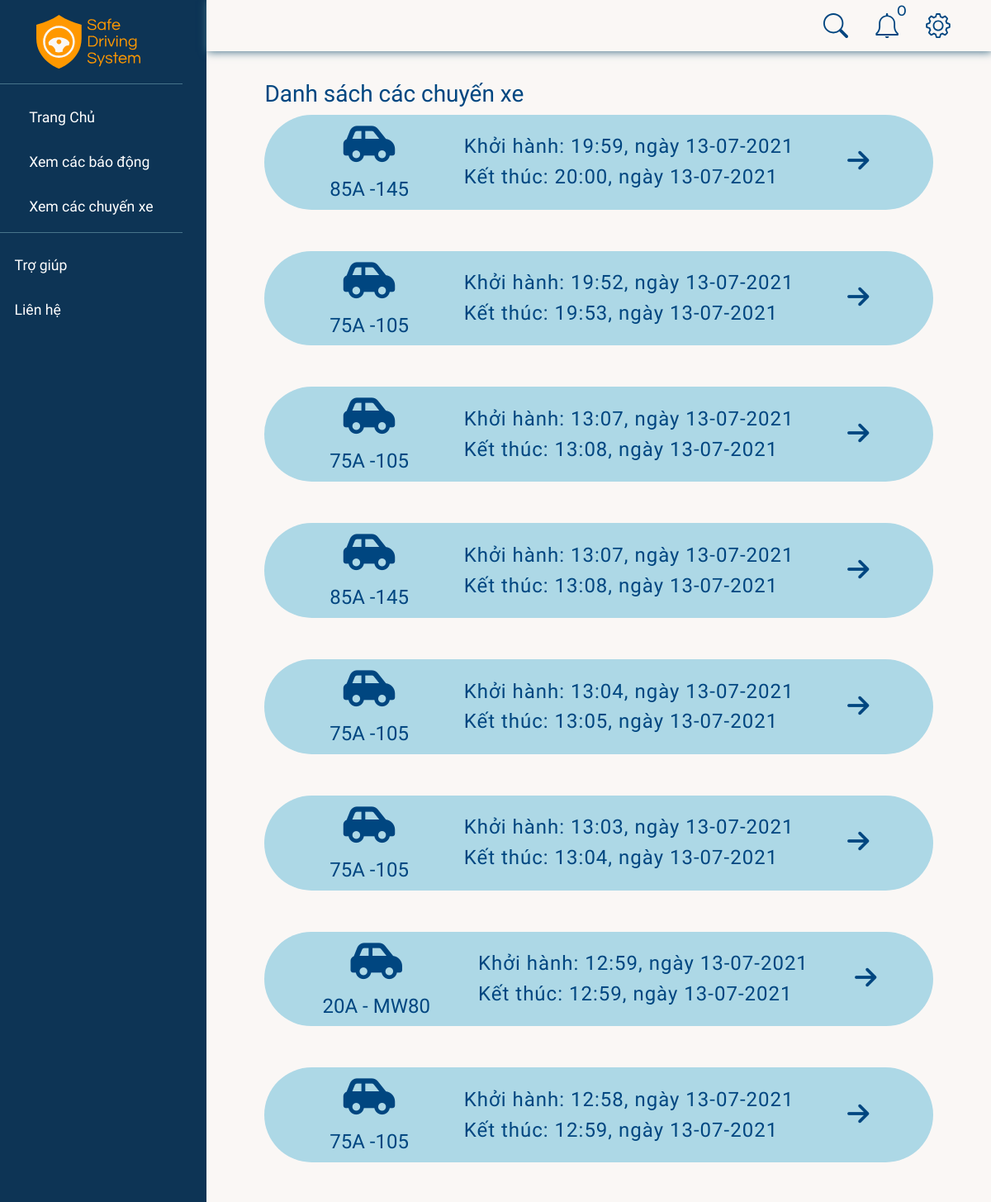
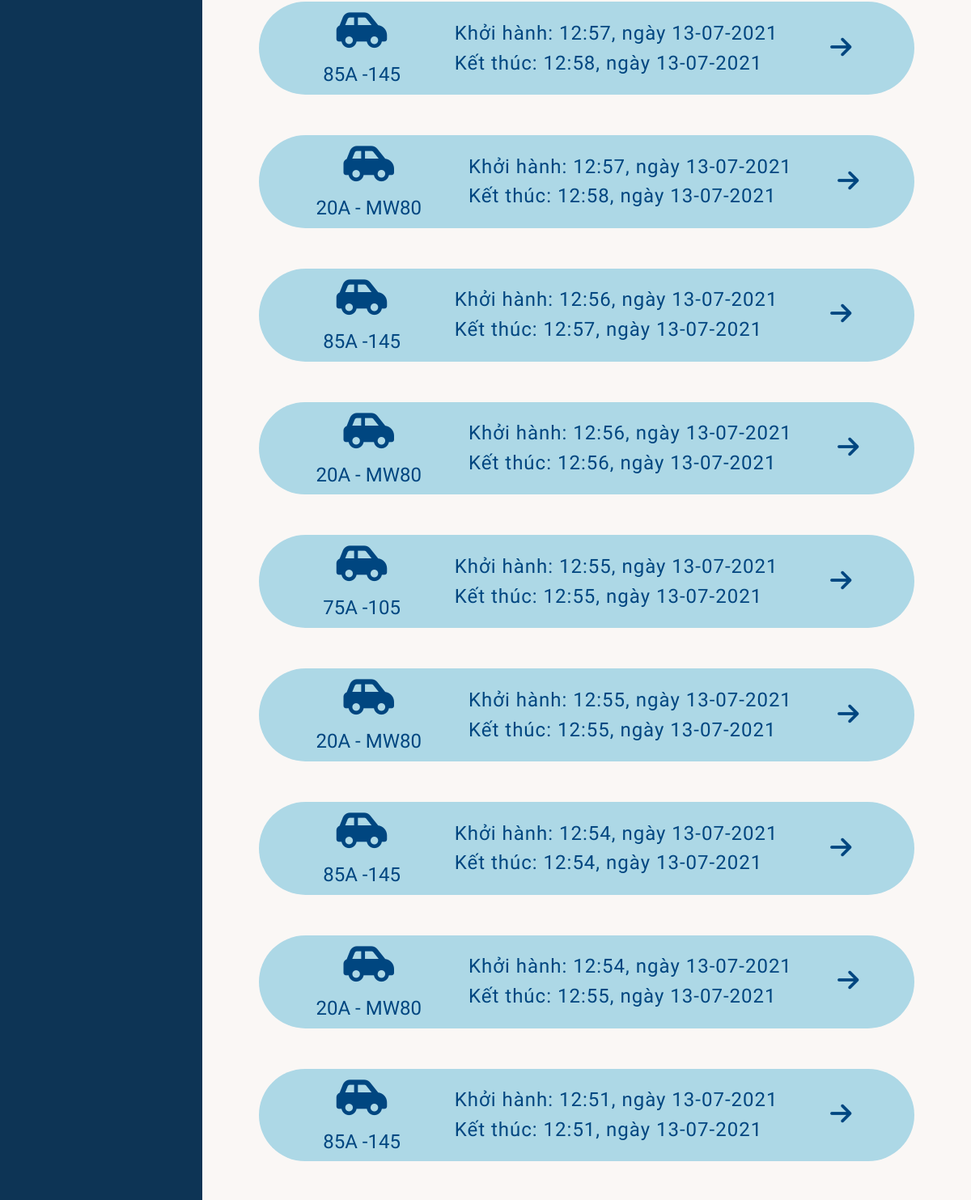
/drive/ (signed in, upper part), run on an earlier commit of the app's database (2 pictures, top to bottom).
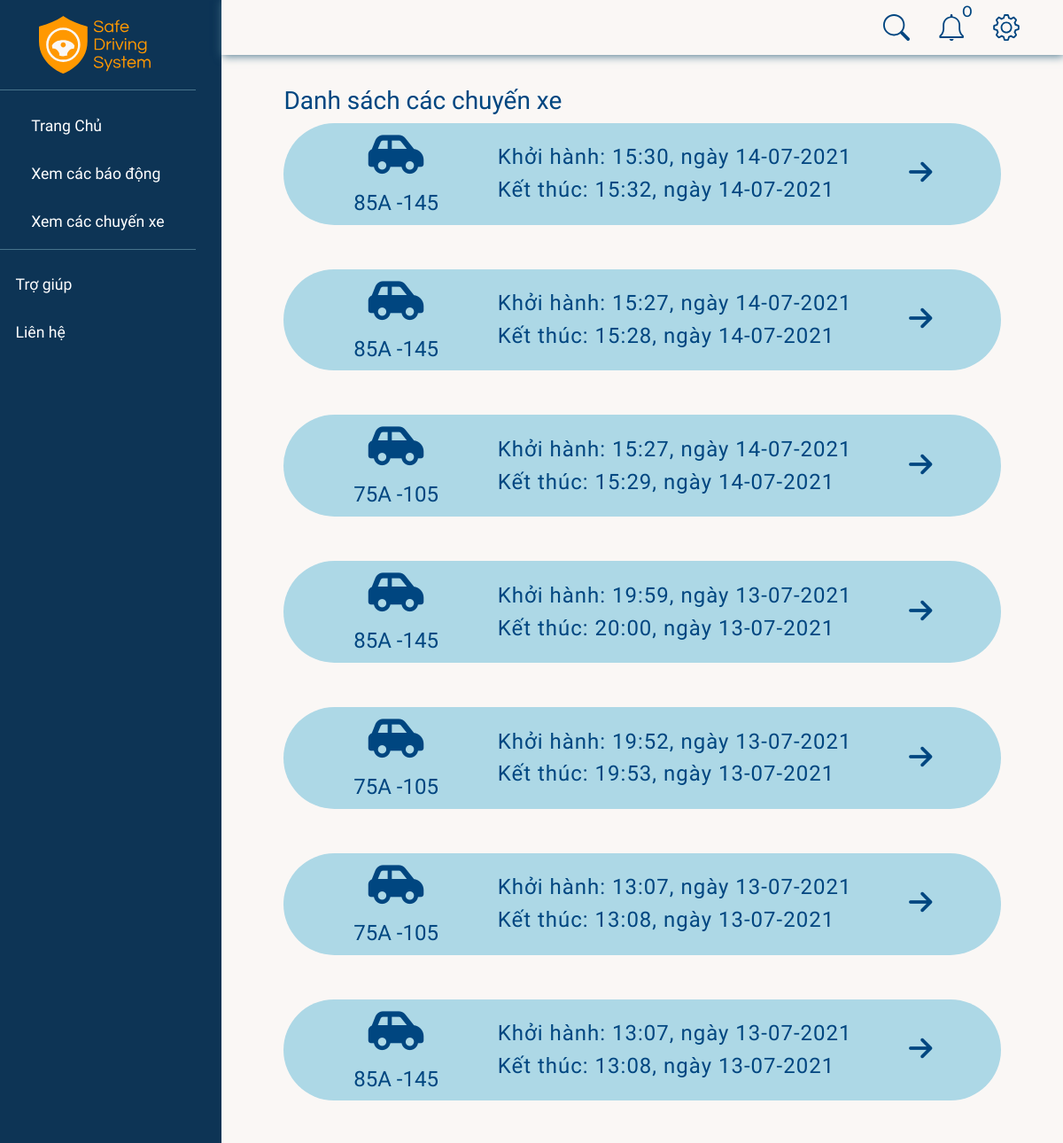
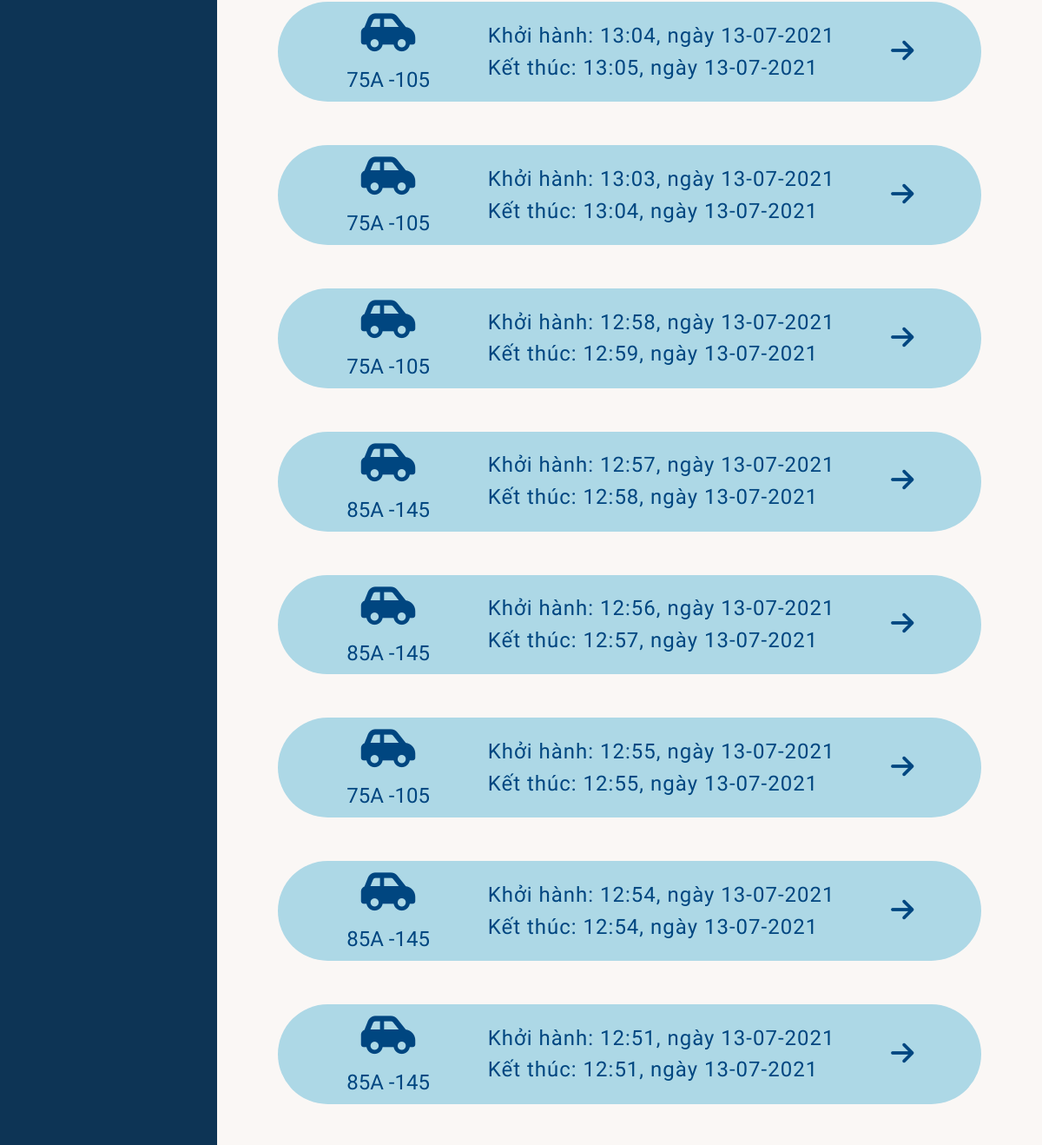
And on a later commit of the database (2 pictures, top to bottom).
### realtime/models.py (models this page shows, shortened)
class Drive(models.Model):
    STATUS = (
        ("ongoing", "ongoing"),
        ("ended", "ended"),
    )
    device = models.ForeignKey(RaspDevice, null=True, on_delete=models.CASCADE)
    startTime = models.DateTimeField(null=True)
    status = models.CharField(max_length=20, choices=STATUS)
    endTime = models.DateTimeField(null=True)

### accounts/models.py (models this page shows, shortened)
class RaspDevice(models.Model):
    class Meta:
        constraints = [
            models.UniqueConstraint(fields=["password"], name="password"),
        ]
    STATUS = (
        ("online", "online"),
        ("offline", "offline"),
    )
    name = models.CharField(max_length=50)
    car = models.OneToOneField(Car, null=True, on_delete=models.SET_NULL, blank=True)
    status = models.CharField(
        max_length=50, null=True, blank=True, choices=STATUS, default="offline"
    )
    password = models.CharField(max_length=8, null=True, blank=True)
    dateAdded = models.DateTimeField(auto_now_add=True)
    company = models.ForeignKey(Company, null=True, blank=True, on_delete=models.CASCADE)

class Car(models.Model):
    class Meta:
        constraints = [
            models.UniqueConstraint(fields=["licensePlate"], name="licensePlate"),
        ]
    name = models.CharField(max_length=50)
    licensePlate = models.CharField(max_length=20, null=True)
    boughtDate = models.DateTimeField(auto_now_add=True, null=True)
    company = models.ForeignKey(Company, null=True, on_delete=models.CASCADE)

### realtime/views.py (the view)
# urls.py: path("", views.drives, name="drives"),
@login_required(login_url="/")
def drives(request):
    company = request.user.profile.company
    drs = Drive.objects.filter(device__company=company).order_by('-startTime')
    searchKey = request.GET.get("search-key")
    if searchKey != '' and searchKey is not None:
        drs = drs.filter(device__car__licensePlate__icontains=searchKey)
    lastestAlerts, unreadCounts = getNotifications(company)
    context = {'drs': drs, "notifications": lastestAlerts, "unreadNotis": unreadCounts}
    return render(request, "drives.html", context)

### accounts/views.py (called while the page is built)
def getNotifications(company):
    lastestAlerts = Alert.objects.filter(drive__device__company=company).order_by('-timeOccured')[:5]
    unreadCounts = 0
    for alert in lastestAlerts:
        unreadCounts = (unreadCounts + 1) if not alert.isRead else unreadCounts
    return lastestAlerts, unreadCounts

### realtime/templates/drives.html (shortened to what this page needs)
{% extends 'base.html' %}
{% load static %}
{% block modal %}
{% include 'sidebar.html' %}
{% endblock modal %}
{% block content %}
{% include 'navbar-search.html' %}
<div class="content-container">
    <h3>Danh sách các chuyến xe</h3>
    <div class="drive-wrapper">
        {% for drive in drs %}
        <div
            style="
                {% if drive.endTime %}
                background: lightblue;
                {% else%}
                background: rgba(123, 217, 108, 0.4);
                {% endif %}
                margin-bottom: 50px;"
            class="driver-container"
            id="{{ drive.id }}"
            {% if drive.endTime %}
            online="0"
            {% else%}
            online="1"
            {% endif %}
        >
            <br>
            <div class="driver-container__info">
                <i class="fas fa-car-side"></i>
                {% if drive.device.car %}
                <h3> {{ drive.device.car.licensePlate }} </h3>
                {% else %}
                <h3> Xe không xác định </h3>
                {% endif %}
            </div>
            <div class="driver-container__time">
                <h3>
                    Khởi hành:
                    {{ drive.startTime.time }}, ngày {{ drive.startTime.date }}
                </h3>
                {% if drive.endTime %}
                <h3>
                    Kết thúc:
                    {{ drive.endTime.time }}, ngày {{ drive.endTime.date }}
                </h3>
                {% else %}
                <h3>Xe dang hoat dong</h3>
                {% endif %}
            </div>
            <a href="{% url 'driveDetail' drive.id  %}">
                <i style="transform: rotate(90deg);" class="fas fa-arrow-up"></i>
            </a>
            <br>
        </div>
        {% endfor %}
    </div>
</div>
{% endblock content %}

What changed in the data, as far as the page shows it:
removed Drive: device.car.licensePlate "20A - MW80", startTime.time "12:59", startTime "13-07-2021", endTime.time "12:59", endTime "13-07-2021"
removed Drive: device.car.licensePlate "20A - MW80", startTime.time "12:57", startTime "13-07-2021", endTime.time "12:58", endTime "13-07-2021"
removed Drive: device.car.licensePlate "20A - MW80", startTime.time "12:56", startTime "13-07-2021", endTime.time "12:56", endTime "13-07-2021"
removed Drive: device.car.licensePlate "20A - MW80", startTime.time "12:55", startTime "13-07-2021", endTime.time "12:55", endTime "13-07-2021"
removed Drive: device.car.licensePlate "20A - MW80", startTime.time "12:54", startTime "13-07-2021", endTime.time "12:55", endTime "13-07-2021"
added Drive: device.car.licensePlate "85A -145", startTime.time "15:30", startTime "14-07-2021", endTime.time "15:32", endTime "14-07-2021"
added Drive: device.car.licensePlate "85A -145", startTime.time "15:27", startTime "14-07-2021", endTime.time "15:28", endTime "14-07-2021"
added Drive: device.car.licensePlate "75A -105", startTime.time "15:27", startTime "14-07-2021", endTime.time "15:29", endTime "14-07-2021"
